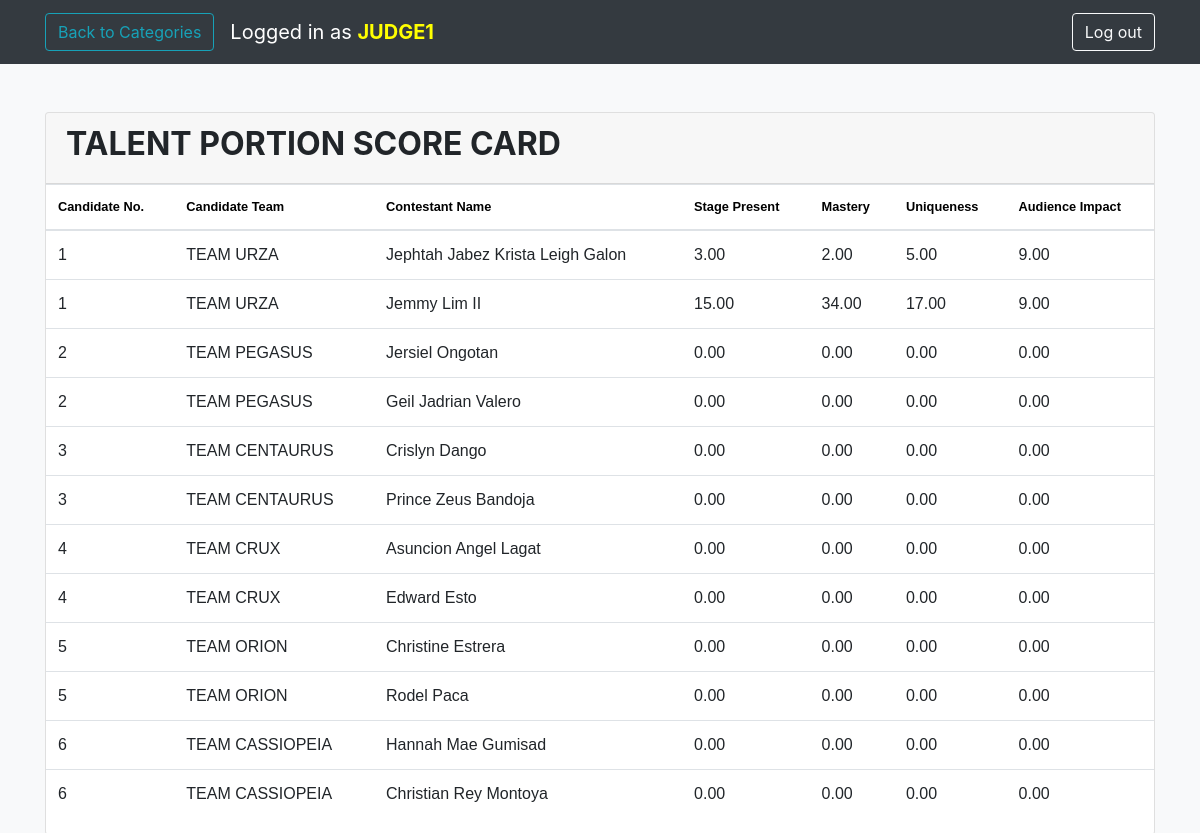
/judge_score_card.php (signed in, upper part), run on an earlier commit of the app's database.
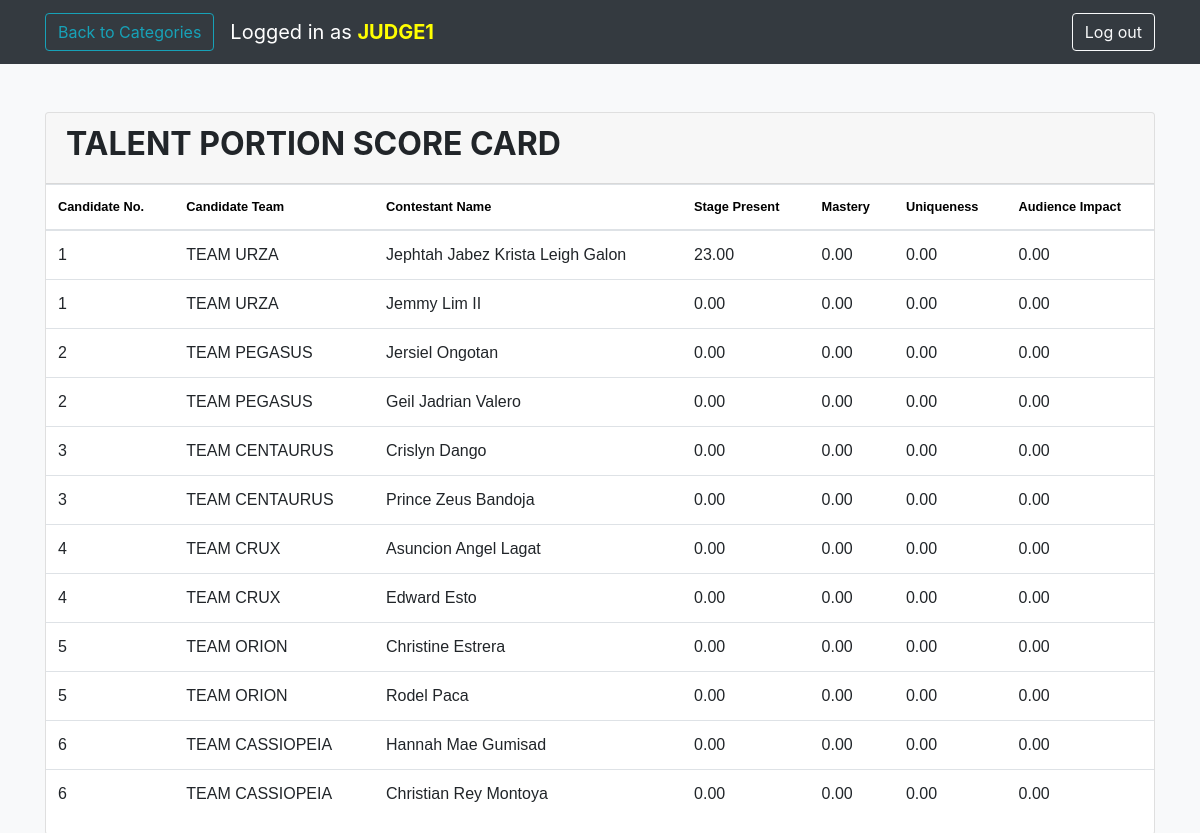
And on a later commit of the database.
### tables this page shows
CREATE TABLE `talent_portion` (
  `id` int(11) NOT NULL,
  `candidate_no` int(11) NOT NULL,
  `team` varchar(255) NOT NULL,
  `name` varchar(100) NOT NULL,
  `gender` varchar(100) NOT NULL,
  `name_judge` varchar(255) NOT NULL,
  `stage_present` double(100,2) NOT NULL,
  `mastery` double(100,2) NOT NULL,
  `uniqueness` double(100,2) NOT NULL,
  `audience_impact` double(100,2) NOT NULL,
  `average` double NOT NULL
);

### judge_score_card.php (the view, shortened to what this page needs)
<!doctype html>
<html lang="en">
  <head>
    <link href="css/bootstrap.min.css" rel="stylesheet">
    <link href="font-awesome/css/font-awesome.css" rel="stylesheet">
    <link href="app.css" rel="stylesheet">
  </head>
  <body>
    <header>
      <nav class="navbar navbar-expand-lg navbar-dark bg-dark">
        <div class="container">
		 <a href="categories.php"><span class="navbar-brand" href="#"><button class = 'btn btn-outline-info'>Back to Categories</button></span></a>
          <span class="navbar-brand" href="#">Logged in as <strong style="color: yellow">
			  <?php $judge = $_SESSION['login_judge'];  echo "<span style='text-transform: uppercase'>$judge</span>" ?></strong></span>
          <div class="collapse navbar-collapse justify-content-end" id="navbarSupportedContent">
            <form class="form-inline my-2 my-lg-0">
              <button class="btn btn-outline-light my-2 my-sm-0 flo"  type='button' data-toggle="modal" data-target="#exampleModal20000">Log out</button>
            </form>
          </div>
        </div>
      </nav>
    </header>
    <main role="main">
      <div class="album py-5 bg-light">
        <div class="container">
          <div class="row">
                        <div class="col-md-12">
                            <div class="card">
                                <div class="card-header" data-background-color="green">
                                    <h2 class="title"><b>TALENT PORTION SCORE CARD</b></h2>
                                </div>
                                <div class="card-content table-responsive">
                                    <table class="table" id="dataTable">
                                        <thead style="font-weight: bold;color: black;font-size: 80%">
                                            <th class="header-text">Candidate No.</th>
                                            <th class="header-text">Candidate Team</th>
                                            <th class="header-text">Contestant Name</th>
                                            <th class="header-text">Stage Present</th>
                                            <th class="header-text">Mastery</th>
                                            <th class="header-text">Uniqueness</th>
                                            <th class="header-text">Audience Impact</th>
                                        </thead>
                                        <tbody>
			<?php
						$link = mysqli_connect("localhost","root","","tabulation");
						$judge_session = $_SESSION['login_judge'];
						$sql_talent_portion = mysqli_query($link,"SELECT * FROM talent_portion where name_judge = '$judge_session' ORDER BY candidate_no ASC,gender ASC");
						for($a = 0 ; $a < $num_rows = mysqli_fetch_array($sql_talent_portion) ; $a++ )
						{
							$candidate_no = $num_rows['candidate_no'];
							$candidate_team = $num_rows['team'];
							$name = $num_rows['name'];
							$stage_present = $num_rows['stage_present'];
							$mastery = $num_rows['mastery'];
							$uniqueness = $num_rows['uniqueness'];
							$audience_impact = $num_rows['audience_impact'];
								echo "
								<tr>
									<td>$candidate_no</td>
									<td>$candidate_team</td>
									<td>$name</td>
									<td>$stage_present</td>
									<td>$mastery</td>
									<td>$uniqueness</td>
									<td>$audience_impact</td>
								</tr>
								";
						}
			?>
                                        </tbody>
                                    </table>
                                </div>
                            </div>
                        </div>
                    </div>
        </div>
      </div>
    </main>
  </body>
</html>

### css/app.css (style rules this page uses)
.header-text { font-family: 'Livvic', sans-serif; }

### judge_score_card.php (style rules this page uses)
html { scroll-behavior: smooth; }
.header-text { font-family: 'Livvic', sans-serif; text-align: Left; }
td { font-family: Arial; }

What changed in the data, as far as the page shows it:
changed talent_portion "Jephtah Jabez Krista Leigh Galon": stage_present "3.00" → "23.00"; mastery "2.00" → "0.00"; uniqueness "5.00" → "0.00"; audience_impact "9.00" → "0.00"
changed talent_portion "Jemmy Lim II": stage_present "15.00" → "0.00"; mastery "34.00" → "0.00"; uniqueness "17.00" → "0.00"; audience_impact "9.00" → "0.00"
